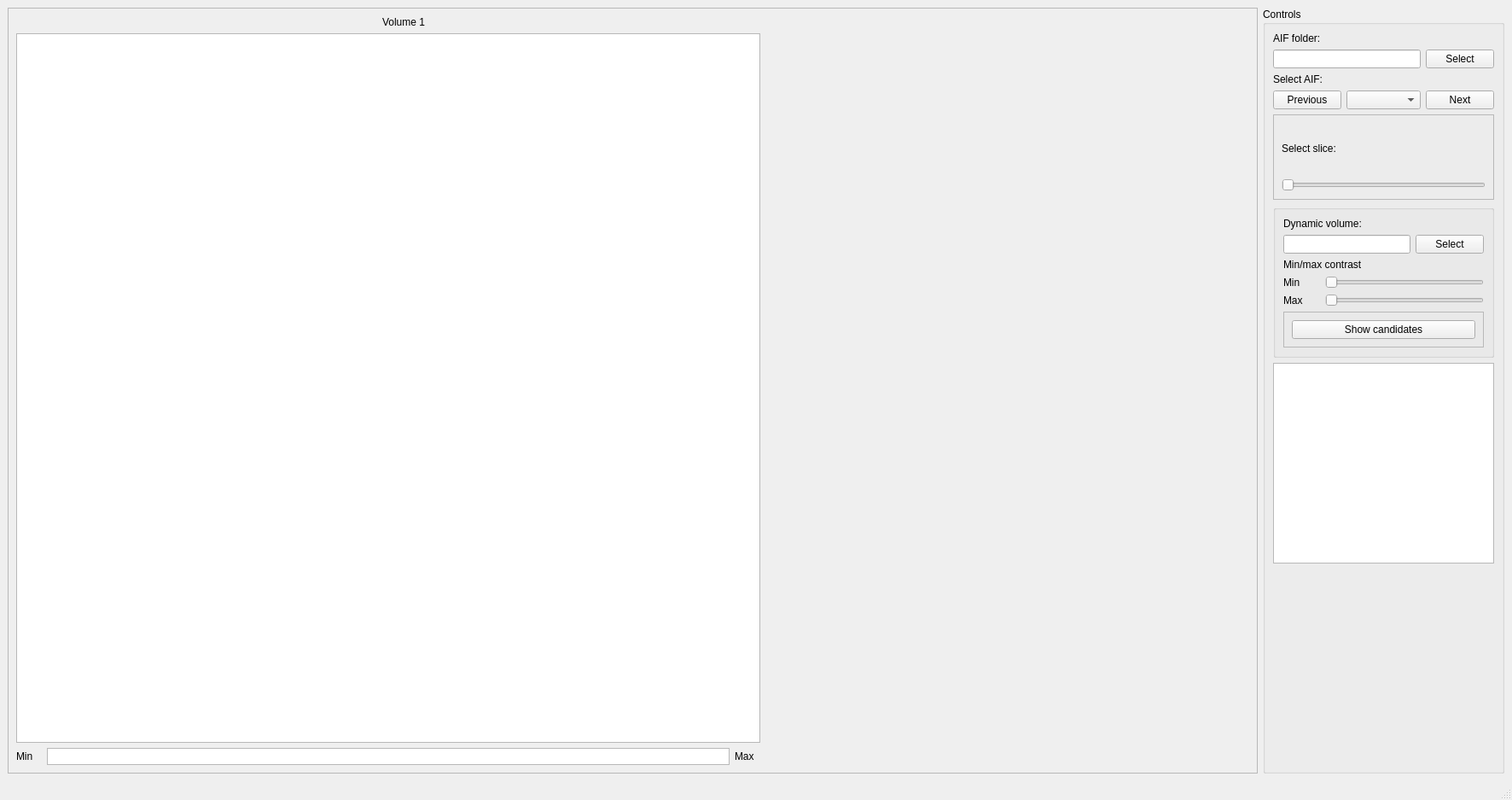
<?xml version="1.0" encoding="UTF-8"?>
<ui version="4.0">
 <class>AIFViewer</class>
 <widget class="QMainWindow" name="AIFViewer">
  <property name="geometry">
   <rect>
    <x>0</x>
    <y>0</y>
    <width>1772</width>
    <height>937</height>
   </rect>
  </property>
  <property name="windowTitle">
   <string>AIF viewer</string>
  </property>
  <widget class="QWidget" name="centralwidget">
   <layout class="QHBoxLayout" name="horizontalLayout">
    <item>
     <widget class="QFrame" name="frame">
      <property name="frameShape">
       <enum>QFrame::StyledPanel</enum>
      </property>
      <property name="frameShadow">
       <enum>QFrame::Raised</enum>
      </property>
      <layout class="QGridLayout" name="gridLayout_2">
       <item row="0" column="1" colspan="2">
        <widget class="QLabel" name="dynVolLabel">
         <property name="text">
          <string>Volume 1</string>
         </property>
         <property name="alignment">
          <set>Qt::AlignCenter</set>
         </property>
        </widget>
       </item>
       <item row="2" column="1">
        <widget class="QGraphicsView" name="colorbarGraphicsView">
         <property name="maximumSize">
          <size>
           <width>800</width>
           <height>20</height>
          </size>
         </property>
        </widget>
       </item>
       <item row="2" column="0">
        <widget class="QLabel" name="minContrast1">
         <property name="maximumSize">
          <size>
           <width>30</width>
           <height>16777215</height>
          </size>
         </property>
         <property name="text">
          <string>Min</string>
         </property>
        </widget>
       </item>
       <item row="1" column="0" colspan="3">
        <widget class="QGraphicsView" name="leftGraphicsView">
         <property name="maximumSize">
          <size>
           <width>16777215</width>
           <height>16777215</height>
          </size>
         </property>
        </widget>
       </item>
       <item row="2" column="2">
        <widget class="QLabel" name="maxContrast1">
         <property name="maximumSize">
          <size>
           <width>30</width>
           <height>16777215</height>
          </size>
         </property>
         <property name="text">
          <string>Max</string>
         </property>
        </widget>
       </item>
       <item row="0" column="3" rowspan="2" colspan="2">
        <widget class="MplWidget" name="aifPlotWidget" native="true">
         <property name="minimumSize">
          <size>
           <width>0</width>
           <height>0</height>
          </size>
         </property>
         <property name="maximumSize">
          <size>
           <width>16777215</width>
           <height>16777215</height>
          </size>
         </property>
        </widget>
       </item>
      </layout>
     </widget>
    </item>
    <item>
     <widget class="QGroupBox" name="groupBox">
      <property name="maximumSize">
       <size>
        <width>400</width>
        <height>16777215</height>
       </size>
      </property>
      <property name="title">
       <string>Controls</string>
      </property>
      <layout class="QGridLayout" name="gridLayout_3">
       <item row="5" column="0">
        <widget class="QPushButton" name="previousAifButton">
         <property name="text">
          <string>Previous</string>
         </property>
        </widget>
       </item>
       <item row="5" column="3">
        <widget class="QPushButton" name="nextAifButton">
         <property name="text">
          <string>Next</string>
         </property>
        </widget>
       </item>
       <item row="4" column="0" colspan="2">
        <widget class="QLabel" name="selectAifLabel">
         <property name="text">
          <string>Select AIF:</string>
         </property>
        </widget>
       </item>
       <item row="3" column="0" colspan="3">
        <widget class="QLineEdit" name="aifDirLineEdit"/>
       </item>
       <item row="3" column="3">
        <widget class="QPushButton" name="aifDirSelectButton">
         <property name="text">
          <string>Select</string>
         </property>
        </widget>
       </item>
       <item row="2" column="0" colspan="2">
        <widget class="QLabel" name="label">
         <property name="text">
          <string>AIF folder:</string>
         </property>
        </widget>
       </item>
       <item row="5" column="1" colspan="2">
        <widget class="QComboBox" name="aifComboBox"/>
       </item>
       <item row="8" column="0" colspan="4">
        <widget class="QTextEdit" name="aifInfoTextEdit"/>
       </item>
       <item row="9" column="1">
        <spacer name="verticalSpacer">
         <property name="orientation">
          <enum>Qt::Vertical</enum>
         </property>
         <property name="sizeHint" stdset="0">
          <size>
           <width>20</width>
           <height>40</height>
          </size>
         </property>
        </spacer>
       </item>
       <item row="6" column="0" colspan="4">
        <widget class="QFrame" name="frame_8">
         <property name="minimumSize">
          <size>
           <width>0</width>
           <height>100</height>
          </size>
         </property>
         <property name="frameShape">
          <enum>QFrame::StyledPanel</enum>
         </property>
         <property name="frameShadow">
          <enum>QFrame::Raised</enum>
         </property>
         <layout class="QVBoxLayout" name="verticalLayout">
          <item>
           <widget class="QLabel" name="selectSliceLabel">
            <property name="text">
             <string>Select slice:</string>
            </property>
           </widget>
          </item>
          <item>
           <widget class="QSlider" name="sliceSlider">
            <property name="orientation">
             <enum>Qt::Horizontal</enum>
            </property>
           </widget>
          </item>
         </layout>
        </widget>
       </item>
       <item row="7" column="0" colspan="4">
        <widget class="QGroupBox" name="groupBox_8">
         <layout class="QGridLayout" name="gridLayout">
          <item row="4" column="0">
           <widget class="QLabel" name="maxContrast">
            <property name="text">
             <string>Max</string>
            </property>
           </widget>
          </item>
          <item row="2" column="0" colspan="5">
           <widget class="QLabel" name="contrast1Label">
            <property name="text">
             <string>Min/max contrast</string>
            </property>
           </widget>
          </item>
          <item row="3" column="0">
           <widget class="QLabel" name="minContrast">
            <property name="text">
             <string>Min</string>
            </property>
           </widget>
          </item>
          <item row="5" column="0" colspan="5">
           <widget class="QFrame" name="frame_9">
            <property name="minimumSize">
             <size>
              <width>0</width>
              <height>40</height>
             </size>
            </property>
            <property name="frameShape">
             <enum>QFrame::StyledPanel</enum>
            </property>
            <property name="frameShadow">
             <enum>QFrame::Raised</enum>
            </property>
            <layout class="QHBoxLayout" name="horizontalLayout_2">
             <item>
              <widget class="QPushButton" name="showMarkersButton">
               <property name="text">
                <string>Show candidates</string>
               </property>
              </widget>
             </item>
            </layout>
           </widget>
          </item>
          <item row="1" column="4">
           <widget class="QPushButton" name="dynVolSelectButton">
            <property name="text">
             <string>Select</string>
            </property>
           </widget>
          </item>
          <item row="3" column="1" colspan="4">
           <widget class="QSlider" name="minContrastSlider">
            <property name="minimumSize">
             <size>
              <width>150</width>
              <height>0</height>
             </size>
            </property>
            <property name="orientation">
             <enum>Qt::Horizontal</enum>
            </property>
           </widget>
          </item>
          <item row="1" column="0" colspan="4">
           <widget class="QLineEdit" name="dynVolLineEdit"/>
          </item>
          <item row="4" column="1" colspan="4">
           <widget class="QSlider" name="maxContrastSlider">
            <property name="orientation">
             <enum>Qt::Horizontal</enum>
            </property>
           </widget>
          </item>
          <item row="0" column="0" colspan="2">
           <widget class="QLabel" name="label_2">
            <property name="text">
             <string>Dynamic volume:</string>
            </property>
           </widget>
          </item>
         </layout>
        </widget>
       </item>
      </layout>
     </widget>
    </item>
   </layout>
  </widget>
  <widget class="QMenuBar" name="menubar">
   <property name="geometry">
    <rect>
     <x>0</x>
     <y>0</y>
     <width>1772</width>
     <height>21</height>
    </rect>
   </property>
  </widget>
  <widget class="QStatusBar" name="statusbar"/>
 </widget>
 <customwidgets>
  <customwidget>
   <class>MplWidget</class>
   <extends>QWidget</extends>
   <header>QbiPy/tools/mplwidget.h</header>
   <container>1</container>
  </customwidget>
 </customwidgets>
 <resources/>
 <connections/>
</ui>
